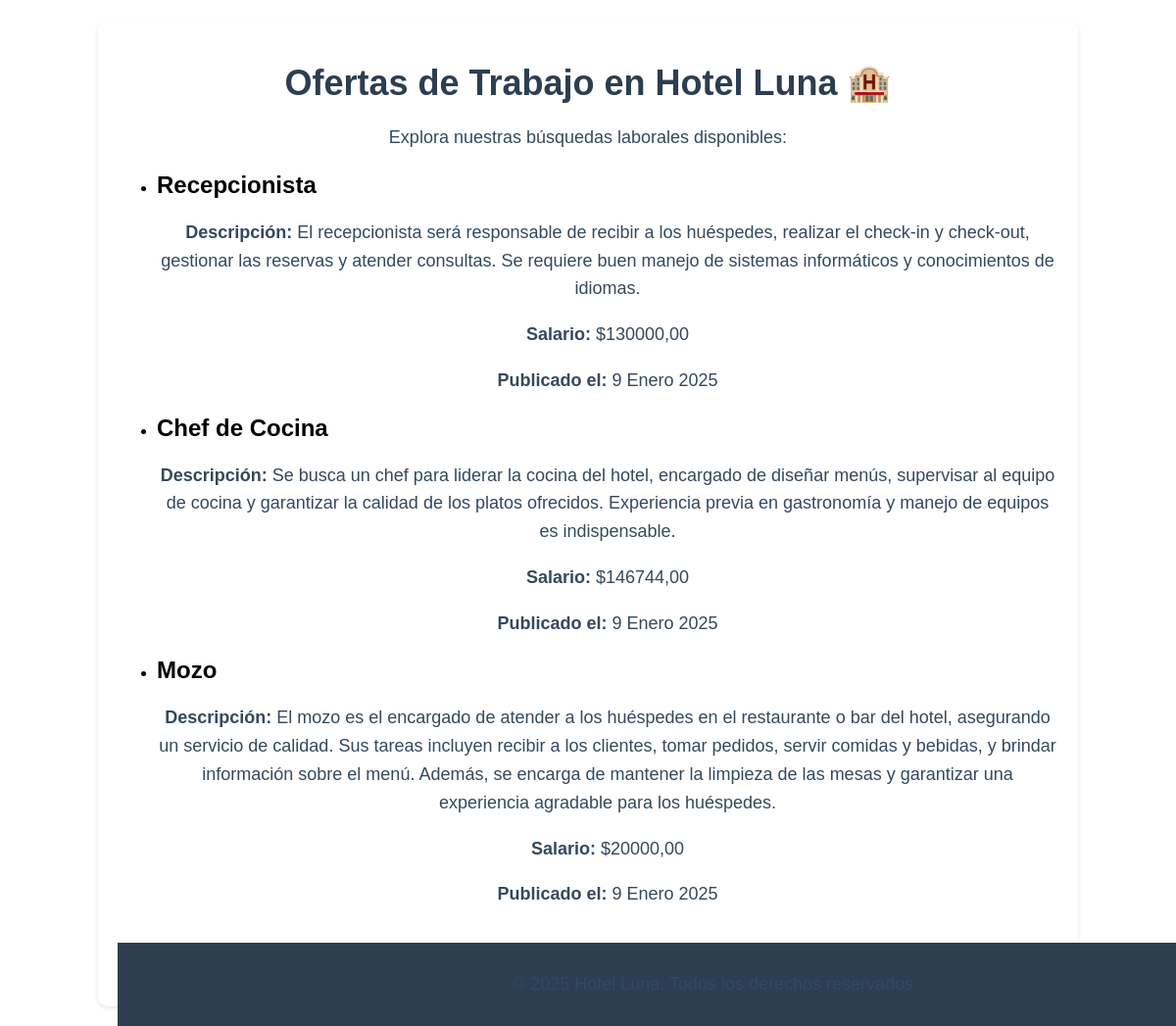
Before: /busquedalaboral/ with the older database file.
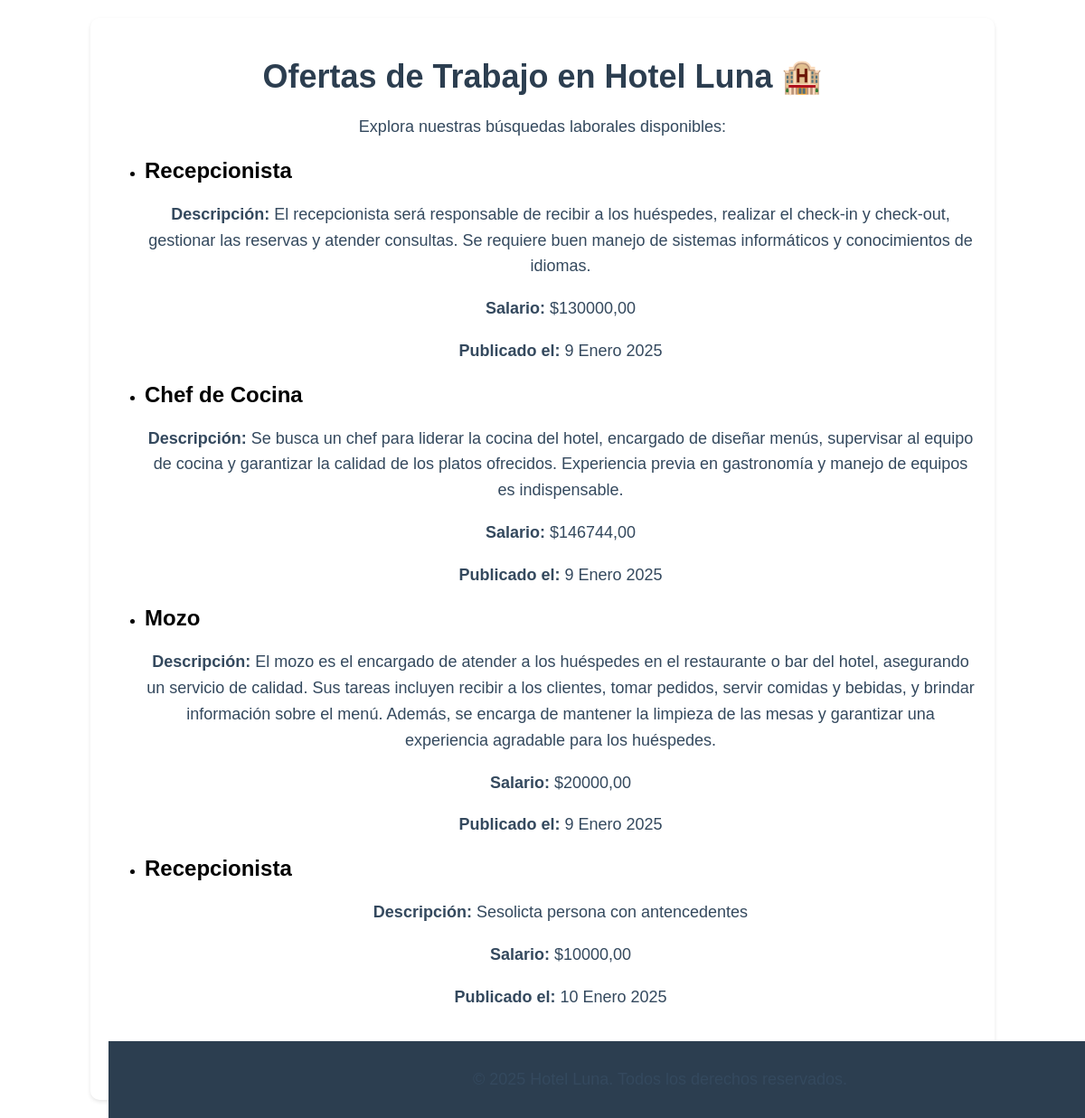
After: the same page with the newer database file.
### reservas/models.py (models this page shows, shortened)
class BusquedaLaboral(models.Model):
    puesto = models.CharField(max_length=100, verbose_name="Puesto")
    descripcion = models.TextField(verbose_name="Descripción")
    salario = models.DecimalField(max_digits=10, decimal_places=2, null=True, blank=True, verbose_name="Salario")
    fecha_publicacion = models.DateField(auto_now_add=True, verbose_name="Fecha de Publicación")
    disponible = models.BooleanField(default=True, verbose_name="Disponible")
    class Meta:
        verbose_name = "Búsqueda Laboral"
        verbose_name_plural = "Búsquedas Laborales"

### reservas/views.py (the view)
# urls.py: path('busquedalaboral/', views.busqueda_laboral, name='busqueda_laboral'),
def busqueda_laboral(request):
    ofertas = BusquedaLaboral.objects.filter(disponible=True)
    return render(request, 'reservas/busquedalaboral.html', {'ofertas': ofertas})

### hotel_luna/reservas/templates/reservas/busquedalaboral.html (shortened to what this page needs)
<!DOCTYPE html>
<html lang="es">
<head>
    {% load static %}
    <link rel="stylesheet" type="text/css" href="{% static 'css/styles.css' %}">
</head>
<body class="container">
    <h1>Ofertas de Trabajo en Hotel Luna 🏨</h1>
    <p>Explora nuestras búsquedas laborales disponibles:</p>
    <ul>
        {% for oferta in ofertas %}
        <li>
            <h2>{{ oferta.puesto }}</h2>
            <p><strong>Descripción:</strong> {{ oferta.descripcion }}</p>
            {% if oferta.salario %}
            <p><strong>Salario:</strong> ${{ oferta.salario }}</p>
            {% endif %}
            <p><strong>Publicado el:</strong> {{ oferta.fecha_publicacion }}</p>
        </li>
        {% empty %}
        <p>No hay búsquedas laborales disponibles en este momento.</p>
        {% endfor %}
    </ul>
    <a href="{% url 'reservas:home' %}" class="button">Volver a la Página Principal</a>
    <footer>
        <p>&copy; 2025 Hotel Luna. Todos los derechos reservados.</p>
    </footer>
</body>
</html>

Changed rows visible on the page:
added BusquedaLaboral: puesto "Recepcionista", descripcion "Sesolicta persona con antencedentes", salario "10000,00", fecha_publicacion "10 Enero 2025"
